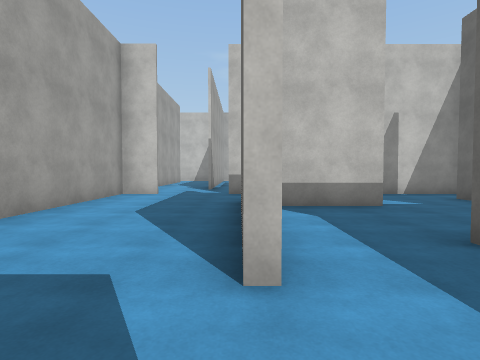
[1] (above)

20 first-person views from a walk through a 3-D level made in the Unity game engine. The camera is 1.4 m above the floor, tilts 2° down and sees 80° across. The floor is counted in squares, 2 m on a side. Each view is taken from the middle of a square. On the plan, view 1 faces up. The plan holds only what a view shows up to about 10 squares ahead; the rest is blank. The place goes on beyond the plan. The player character is not drawn. Door leaves are left out, so doorways stand open. Surface patterns are stand-ins for the level's own textures.

[2]
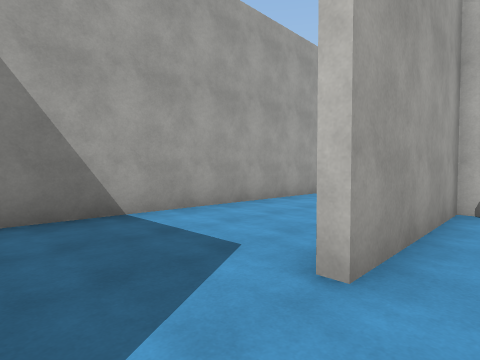

[3]
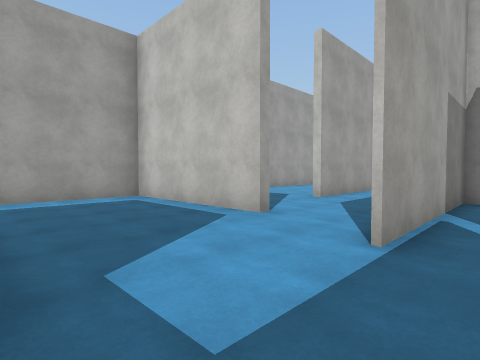

[4]
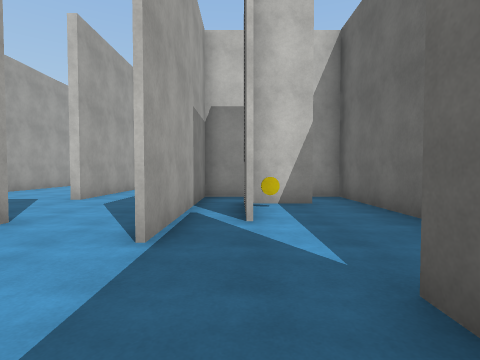

[5]
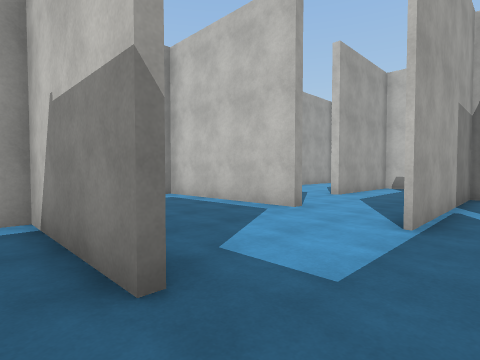

[6]
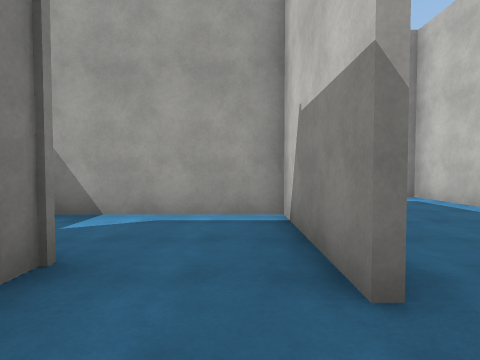

[7]
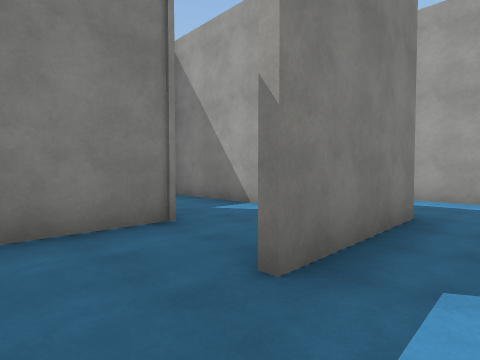

[8]
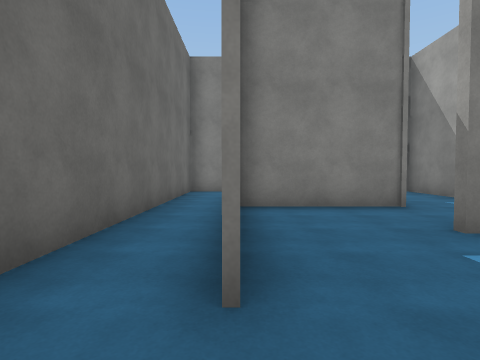

[9]
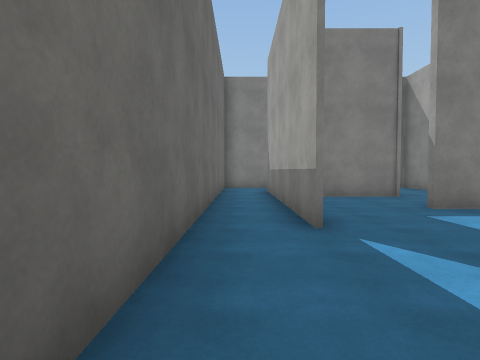

[10]
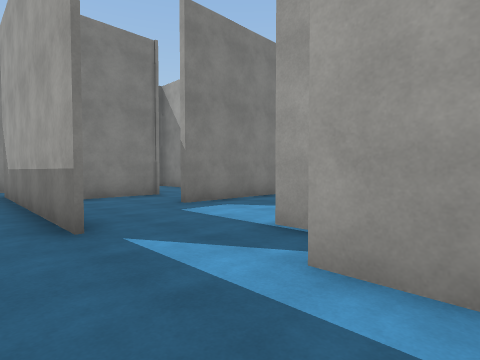

[11]
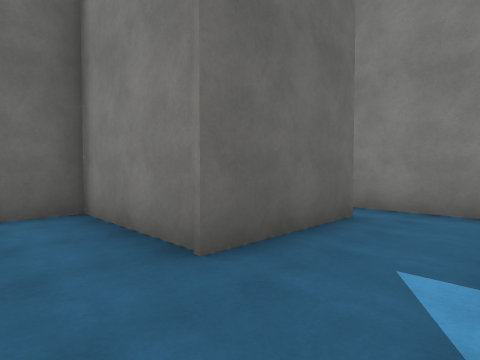

[12]
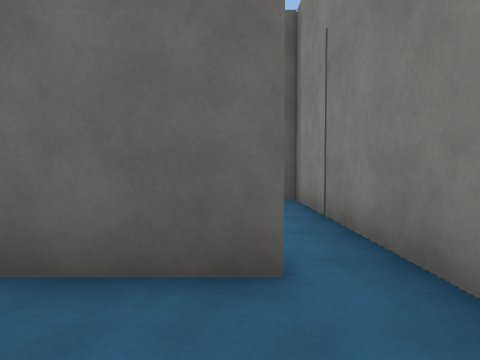

[13]
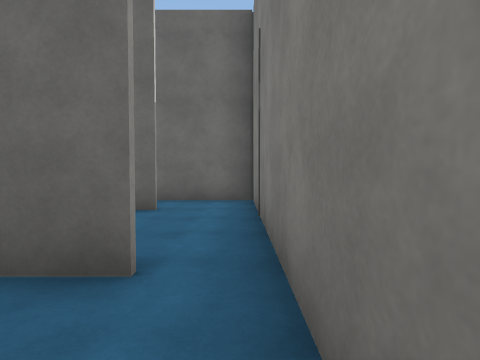

[14]
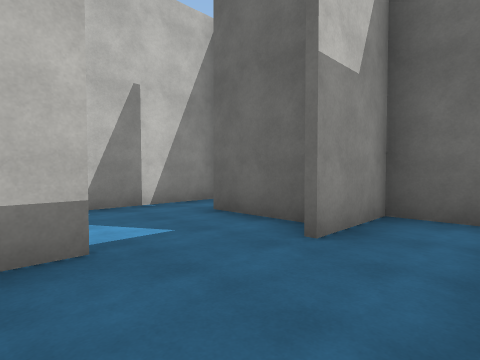

[15]
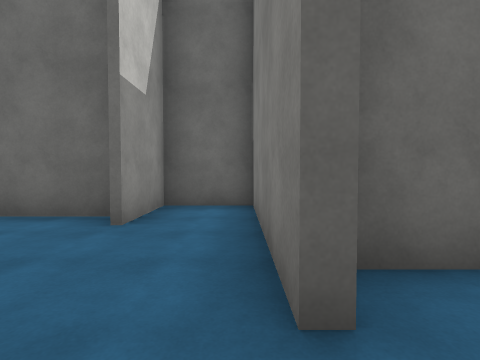

[16]
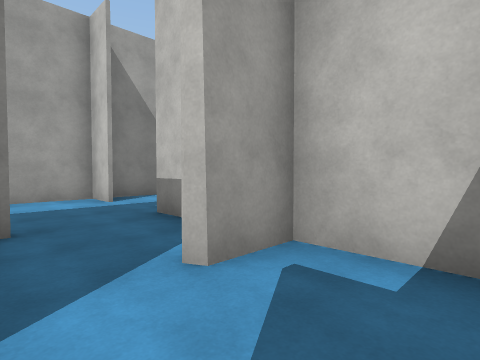

[17]
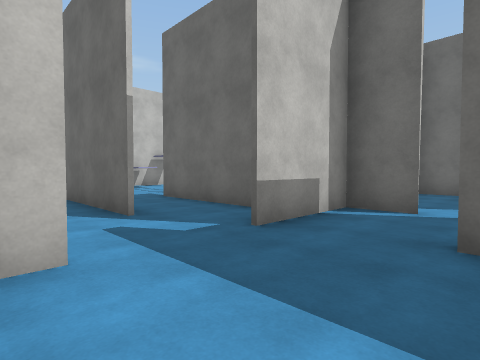

[18]
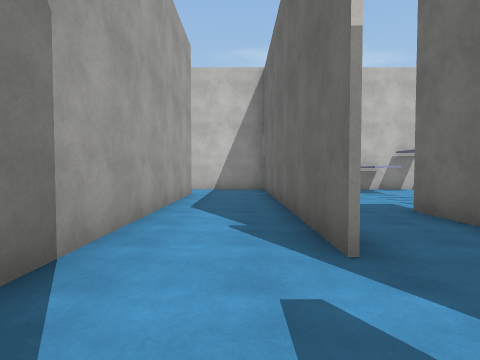

[19]
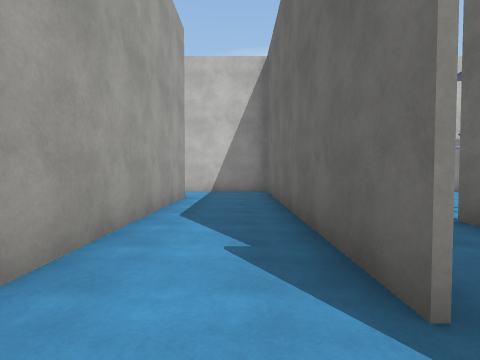

[20]
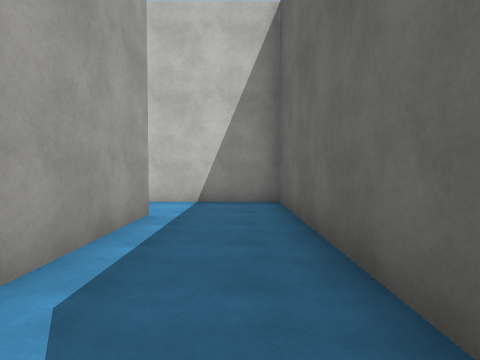

### Floor plan
Key: @ floor where view 1 was taken; # wall or solid block; . floor; O other object.
Columns run from 4 left of view 1 to 7 right of it. Each row starts with its distance up from view 1.
 19 ####
 18 ...#
 17 ...#  .#
 16 #..# ...
 15 #..# ...
 14 #..# ..
 13 #..#..
 12 #..#.#
 11 #..#.#
 10 #....#
  9 #....#
  8 ##..########
  7 #........#
  6 #...###..#
  5 #...#....###
  4 #...#......#
  3 #...#..#####
  2 #...#..#...#
  1 #......###.#
  0 #...@..##O.#
 -1 #####..##..#
 -2 #......#...#
 -3 #..........#
 -4 #........#.#
 -5 #..####..#.#
 -6 #. #.....#.#
 -7    #..####.#
 -8    #..#  #.#
 -9    #..# .#.#
-10    #..#....#
-11    #.......#
-12    #########

Where each view was taken, in squares from view 1:
view 1: 0 up, 0 right, facing up
view 2: 0 up, 1 right, facing up-left
view 3: 5 down, 4 right, facing up-left
view 4: 5 down, 4 right, facing up
view 5: 6 down, 4 right, facing up-left
view 6: 6 down, 4 right, facing left
view 7: 4 down, 4 right, facing down-left
view 8: 2 down, 5 right, facing down
view 9: 0 up, 6 right, facing down
view 10: 0 up, 6 right, facing down-left
view 11: 6 down, 0 right, facing down-right
view 12: 10 down, 0 right, facing right
view 13: 11 down, 0 right, facing right
view 14: 3 up, 2 right, facing up-right
view 15: 3 up, 1 right, facing right
view 16: 6 up, 4 right, facing up-left
view 17: 6 up, 3 left, facing up-right
view 18: 8 up, 2 left, facing up
view 19: 9 up, 2 left, facing up
view 20: 12 up, 2 left, facing up
